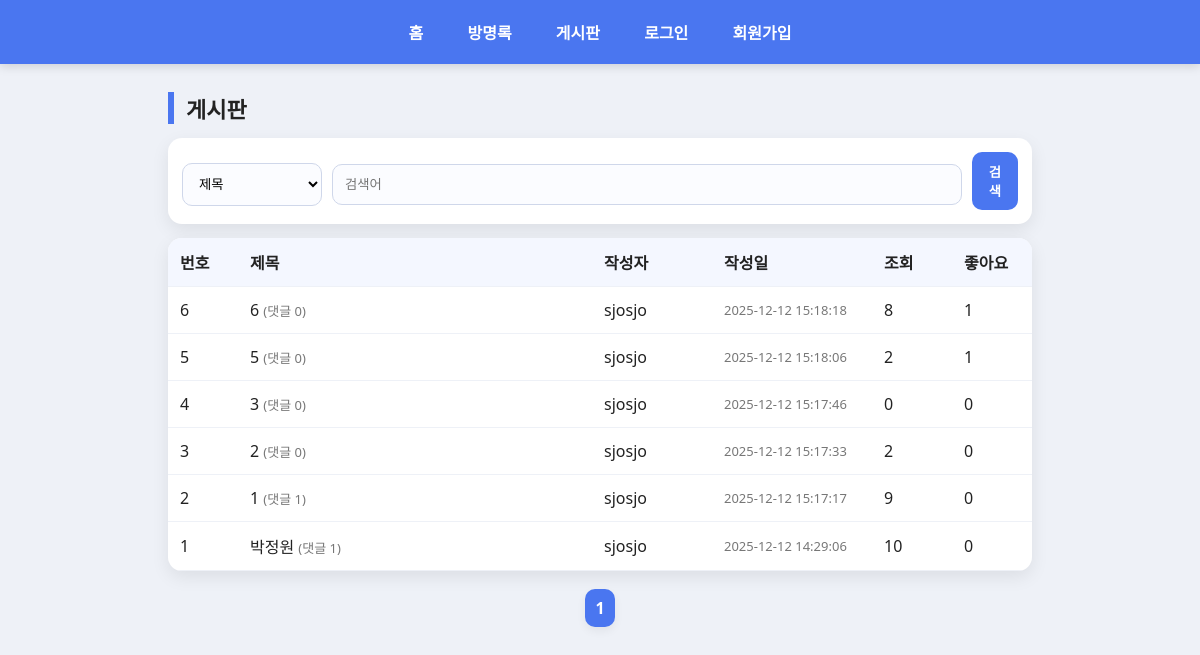
Screenshot of /board.php with the database file from the repository.
### tables this page shows
CREATE TABLE `board` (
  `id` int(11) NOT NULL,
  `username` varchar(50) NOT NULL,
  `title` varchar(200) NOT NULL,
  `content` text NOT NULL,
  `regdate` datetime DEFAULT current_timestamp(),
  `views` int(11) NOT NULL DEFAULT 0,
  `filename` varchar(255) DEFAULT NULL,
  `filepath` varchar(255) DEFAULT NULL,
  `is_hidden` tinyint(4) DEFAULT 0
);

### board.php (the view, shortened to what this page needs)
<?php
$perPage = 7;
$page = isset($_GET['page']) ? intval($_GET['page']) : 1;
$start = ($page - 1) * $perPage;
$keyword = trim($_GET['keyword'] ?? "");
$field = $_GET['field'] ?? "title";
$where = "";
$qs = "";
$totalQry = "SELECT COUNT(*) AS cnt FROM board $where";
$totalRst = mysqli_query($conn, $totalQry);
$totalPosts = (int)mysqli_fetch_assoc($totalRst)['cnt'];
$totalPages = max(1, (int)ceil($totalPosts / $perPage));
$qry = "
  SELECT b.*,
    (SELECT COUNT(*) FROM likes l WHERE l.board_id=b.id) AS like_cnt,
    (SELECT COUNT(*) FROM comments c WHERE c.board_id=b.id) AS cmt_cnt
  FROM board b
  $where
  ORDER BY b.id DESC
  LIMIT $start, $perPage
";
$rst = mysqli_query($conn, $qry);
?>
<!DOCTYPE html>
<html>
<head>
<link rel="stylesheet" href="css/style.css">
</head>
<body>
<div class="navbar">
  <a href="index.php">홈</a>
  <a href="guestbook.php">방명록</a>
  <a href="board.php">게시판</a>
  <?php if(isset($_SESSION['username'])) { ?>
    <a href="mypage.php">마이페이지</a>
    <?php if(isset($_SESSION['role']) && $_SESSION['role']==='admin'){ ?>
      <a class="admin-link" href="admin/admin_dashboard.php">관리자</a>
    <?php } ?>
    <a href="logout.php">로그아웃(<?= htmlspecialchars($_SESSION['username']) ?>)</a>
  <?php } else { ?>
    <a href="login.php">로그인</a>
    <a href="signup.php">회원가입</a>
  <?php } ?>
</div>
<div class="container">
  <h2>게시판</h2>
  <form method="get" class="panel" style="padding:14px; margin-top:14px;">
    <div style="display:flex; gap:10px; align-items:center;">
      <select name="field" style="max-width:140px;">
        <option value="title" <?= $field==='title'?'selected':'' ?>>제목</option>
      </select>
      <input type="text" name="keyword" placeholder="검색어" value="<?= htmlspecialchars($keyword) ?>">
      <button type="submit" style="max-width:120px;">검색</button>
    </div>
  </form>
  <div style="margin-top:14px;">
    <table class="board-table">
      <tr>
        <th style="width:70px;">번호</th>
        <th>제목</th>
        <th style="width:120px;">작성자</th>
        <th style="width:160px;">작성일</th>
        <th style="width:80px;">조회</th>
        <th style="width:80px;">좋아요</th>
      </tr>
      <?php if(mysqli_num_rows($rst) === 0){ ?>
        <tr><td colspan="6" style="text-align:center;">게시글이 없습니다.</td></tr>
      <?php } else {
        $no = $totalPosts - $start;
        while($row = mysqli_fetch_assoc($rst)){ ?>
          <tr>
            <td><?= $no-- ?></td>
            <td>
              <a href="board_view.php?id=<?= $row['id'] ?>">
                <?= htmlspecialchars($row['title']) ?>
              </a>
              <span class="meta"> (댓글 <?= (int)$row['cmt_cnt'] ?>)</span>
            </td>
            <td><?= htmlspecialchars($row['username']) ?></td>
            <td class="meta"><?= htmlspecialchars($row['regdate']) ?></td>
            <td><?= (int)$row['views'] ?></td>
            <td><?= (int)$row['like_cnt'] ?></td>
          </tr>
      <?php }} ?>
    </table>
    <div class="pagination">
      <?php
      for($i=1; $i<=$totalPages; $i++){
        if($i == $page) echo "<span class='active'>$i</span>";
        else echo "<a href='board.php?page=$i$qs'>$i</a>";
      }
      ?>
    </div>
  </div>
</div>
</body>
</html>

### css/style.css (style rules this page uses)
* { box-sizing: border-box; }
body { margin:0; font-family: 'Segoe UI', Arial, sans-serif; background:#eef1f7; color:#222; }
a { color:inherit; text-decoration:none; }
.container { width:100%; max-width:900px; margin:28px auto; padding:0 18px; }
.navbar { background:#4a76f0; padding:14px 0; text-align:center; box-shadow:0 2px 10px rgba(0,0,0,.15); position:sticky; top:0; z-index:10; }
.navbar a { display:inline-block; margin:0 10px; color:#fff; font-weight:700; font-size:16px; padding:6px 10px; border-radius:10px; }
h2 { margin:18px 0 12px; font-size:22px; border-left:6px solid #4a76f0; padding-left:12px; }
.card, .guest-item, form, .hero, .stat-box, .panel { background:#fff; border-radius:14px; box-shadow:0 6px 18px rgba(0,0,0,.08); }
button, .btn { display:inline-block; border:0; background:#4a76f0; color:#fff; padding:10px 14px; border-radius:10px; font-weight:800; cursor:pointer; transition:.2s; }
form { padding:18px; margin:14px 0; }
input[type="text"], input[type="password"], input[type="email"], textarea, select { width:100%; margin-top:6px; padding:12px; border:1px solid #cfd7ea; border-radius:10px; outline:none; transition:.2s; background:#fbfcff; }
.meta { color:#777; font-size:13px; }
.board-table { width:100%; border-collapse:collapse; overflow:hidden; border-radius:14px; box-shadow:0 6px 18px rgba(0,0,0,.08); background:#fff; }
.board-table th, .board-table td { padding:12px; border-bottom:1px solid #eef1f7; text-align:left; }
.board-table th { background:#f4f7ff; font-weight:900; }
.pagination { text-align:center; margin:18px 0; }
.pagination a, .pagination span { display:inline-block; padding:8px 10px; margin:0 3px; border-radius:10px; background:#fff; box-shadow:0 4px 10px rgba(0,0,0,.06); }
.pagination .active { background:#4a76f0; color:#fff; font-weight:900; }

### rows the page displays
board: title "6", cmt_cnt "0", username "sjosjo", regdate "2025-12-12 15:18:18", views "8", like_cnt "1"
board: title "5", cmt_cnt "0", username "sjosjo", regdate "2025-12-12 15:18:06", views "2", like_cnt "1"
board: title "3", cmt_cnt "0", username "sjosjo", regdate "2025-12-12 15:17:46", views "0", like_cnt "0"
board: title "2", cmt_cnt "0", username "sjosjo", regdate "2025-12-12 15:17:33", views "2", like_cnt "0"
board: title "1", cmt_cnt "1", username "sjosjo", regdate "2025-12-12 15:17:17", views "9", like_cnt "0"
board: title "박정원", cmt_cnt "1", username "sjosjo", regdate "2025-12-12 14:29:06", views "10", like_cnt "0"
